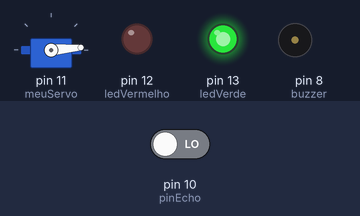
Bench run of a sketch on a simulated Arduino Uno, built for the host (arithmetic inside an expression is 32-bit, double 64-bit). Shown: servo, output pins drawn as LEDs (lit = HIGH), buzzer (waves = sounding). The inputs (shaded band) are chosen by the test bench; at power-on: pin 10 (pinEcho) LOW. Pins used as bus, display or sensor lines are not drawn.

Above: at 0.1 s.
At 10.32 s:
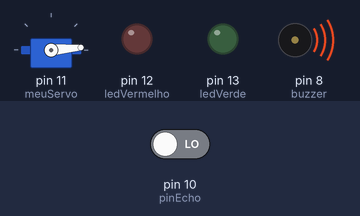
At 19.2 s:
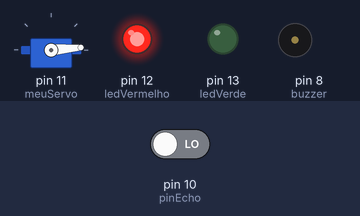
At 38.8 s:
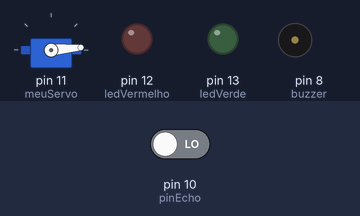
Timing chart, 0 to 40.0 s (numbered marks = the images above):
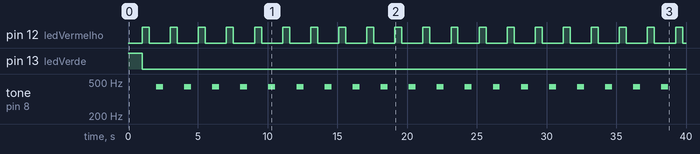

The sketch:

Radar_servo_hcsr4.ino
```cpp
#include <Servo.h>

#define pinEcho 10
#define pinTrig 9
#define buzzer 8
#define ledVermelho 12
#define ledVerde 13

Servo meuServo;
int i;
float dist =0;

void setup()
{
  pinMode(ledVermelho, OUTPUT);
  pinMode(ledVerde, OUTPUT);

  pinMode(pinTrig, OUTPUT);
  pinMode(pinEcho, INPUT);

  meuServo.attach(11);
  meuServo.write(5);

  digitalWrite(ledVerde, HIGH);
  digitalWrite(ledVermelho, LOW);
  Serial.begin(9600);
}

void loop()
{
  for(i=5; i<=175; i++){
    meuServo.write(i);
    delay(10);

    while(calcDist()<30){
      digitalWrite(ledVermelho, HIGH);
      digitalWrite(ledVerde, LOW);
      delay(500);
      digitalWrite(ledVermelho, LOW);
      delay(500);
      tone(buzzer, 440, 500);
    }

    noTone(buzzer);
    digitalWrite(ledVerde, HIGH);
    digitalWrite(ledVermelho, LOW);
  }
  for(i=175; i>=5; i--){
    meuServo.write(i);
    delay(10);

    while(calcDist()<30){
      digitalWrite(ledVermelho, HIGH);
      digitalWrite(ledVerde, LOW);
      delay(500);
      digitalWrite(ledVermelho, LOW);
      delay(500);
      tone(buzzer, 440, 500);
    }

    noTone(buzzer);
    digitalWrite(ledVerde, HIGH);
    digitalWrite(ledVermelho, LOW);
  }

}

float calcDist(){
  //Enviando um pulso sonoro
  digitalWrite(pinTrig, LOW);
  delay(2);
  digitalWrite(pinTrig, HIGH);
  delay(10);
  digitalWrite(pinTrig, LOW);

  //Lendo o tempo de ida e volta do pulso
  long duration = pulseIn(pinEcho, HIGH);

  //Calculando a distância em cm
  float dist = (duration * 0.0343)/2;
  return dist;
}
```

Measured:
- by itself, pin 12 (ledVermelho): alternates HIGH for 0.50 s and LOW for 1.5 s
- by itself, pin 13 (ledVerde): HIGH → LOW at 1.0 s
- by itself, tone on pin 8 (buzzer): alternates 440 Hz for 0.50 s and silent for 1.5 s
